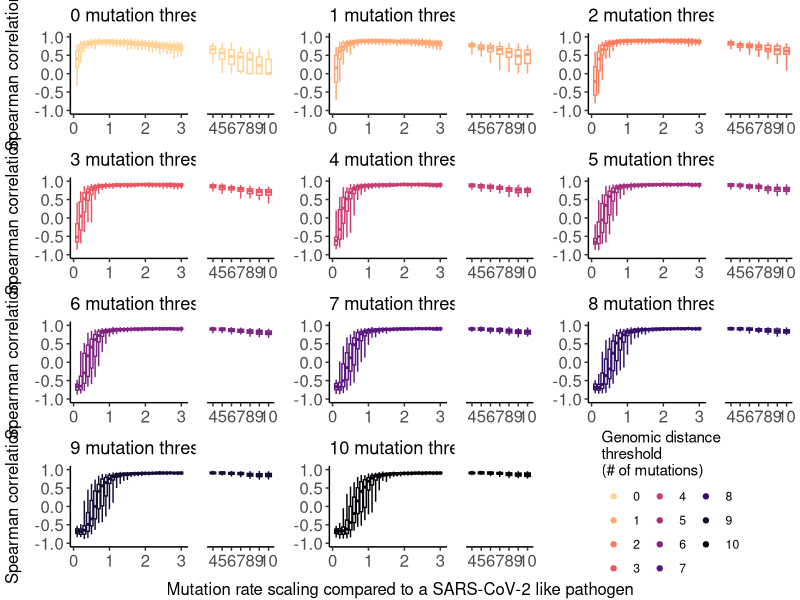

Here is the R script that generated this plot:
library(tidyverse)
library(ggpubr)
library(RColorBrewer)

## Load dataframe with correlation coefficient per simulated dataset
df_cor_RR_by_mut_rate <- read_csv('../results_remaster/df_summary_impact_mutation_rate.csv')



## Plot parameters
width_left <- 0.08
dodge_left <- 0.6
width_right <- 0.6
dodge_right <- 0.6

## Make plot for each distance threshold
list_plots <- lapply(0:10, FUN = function(curr_threshold){
  curr_df_RR <- df_cor_RR_by_mut_rate %>% 
    filter(n_mut_threshold == curr_threshold) %>% 
    group_by(n_mut_threshold, mut_rate_scaling) %>% 
    summarise(y05 = quantile(cor_spearman, 0.025),
              y25 = quantile(cor_spearman, 0.25),
              y50 = quantile(cor_spearman, 0.5),
              y75 = quantile(cor_spearman, 0.75),
              y95 = quantile(cor_spearman, 0.975)) %>% 
    mutate(`Mut. threshold` = n_mut_threshold) 

  left_plot <- curr_df_RR %>% 
    filter(mut_rate_scaling <= 3.) %>% 
    ggplot(aes(x = mut_rate_scaling, colour = as.factor(n_mut_threshold))) +
    geom_boxplot(aes(ymin = y05, lower = y25, middle = y50, upper = y75, ymax = y95,
                     group = interaction(n_mut_threshold, mut_rate_scaling)),
                 stat = "identity", position = position_dodge(dodge_left), 
                 width = width_left
    ) +
    scale_x_continuous(name = 'Mutation rate scaling', breaks = seq(0., 10., 1)) +
    scale_y_continuous(name = 'Spearman correlation',
                       breaks = seq(-1, 1., 0.5),
                       limits = c(-1, 1.)) + 
    scale_colour_manual(breaks = c(0:10),
                        values =  rev(viridis::magma(12)[-12]),
                        name = 'Genomic distance\nthreshold\n(# of mutations)') +
    theme_classic() +
    theme(legend.position = 'none',
          axis.text = element_text(size = 12), 
          axis.title = element_blank()) +
    ggtitle(paste0(curr_threshold, ' mutation threshold'))
  
  right_plot <- curr_df_RR %>% 
    filter(mut_rate_scaling > 3.) %>% 
    ggplot(aes(x = mut_rate_scaling, colour = as.factor(n_mut_threshold))) +
    geom_boxplot(aes(ymin = y05, lower = y25, middle = y50, upper = y75, ymax = y95,
                     group = interaction(n_mut_threshold, mut_rate_scaling)),
                 stat = "identity", position = position_dodge(dodge_right), 
                 width = width_right
    ) +
    scale_x_continuous(name = 'Mutation rate scaling', breaks = seq(0., 10., 1)) +
    scale_y_continuous(name = 'Spearman correlation',
                       breaks = seq(-1, 1., 0.5),
                       limits = c(-1, 1.)) + 
    scale_colour_manual(breaks = c(0:10),
                        values =  rev(viridis::magma(12)[-12]),
                        name = 'Genomic distance\nthreshold\n(# of mutations)') +
    theme_classic() +
    theme(axis.text = element_text(size = 12), 
          axis.title.x = element_blank(), 
          axis.line.y = element_blank(),
          axis.title = element_blank(),
          axis.ticks.y = element_blank(),
          axis.text.y = element_blank()
    )+
    ggtitle('')
  
  
  ggarrange(left_plot + coord_cartesian(ylim = c(-1., 1.)), 
            right_plot + coord_cartesian(ylim = c(-1., 1.)), legend = 'none', widths = c(2., 1.))
})

## Plot for the legend
plt_with_legend <- tibble(n_mut_threshold = 0:10) %>% 
  ggplot(aes(x = n_mut_threshold, y = n_mut_threshold,
             colour = as.factor(n_mut_threshold))) +
  geom_point(alpha = 0) +
  scale_colour_manual(breaks = c(0:10),
                      values =  rev(viridis::magma(12)[-12]),
                      name = 'Genomic distance\nthreshold\n(# of mutations)') +
  guides(colour = guide_legend(override.aes = list(alpha=1), ncol = 3)) +
  theme_void() +
  theme(legend.position = c(0.5, 0.5))

## Panel with thresholds
panel_all_thresholds <- ggarrange(
  ggarrange(plotlist = list_plots[1:3], ncol = 3) %>% annotate_figure(left = 'Spearman correlation'),
  ggarrange(plotlist = list_plots[4:6], ncol = 3) %>% annotate_figure(left = 'Spearman correlation'),
  ggarrange(plotlist = list_plots[7:9], ncol = 3) %>% annotate_figure(left = 'Spearman correlation'),
  ggarrange(list_plots[10][[1]], list_plots[11][[1]], plt_with_legend,  ncol = 3) %>% annotate_figure(left = 'Spearman correlation'),
  nrow = 4
) %>% 
  annotate_figure(bottom = text_grob('Mutation rate scaling compared to a SARS-CoV-2 like pathogen'))


# png('../mutation_rate_hamming_distance_threshold_v2.png', height = 8, width = 11.5,
#     res = 350, units = 'in')
plot(panel_all_thresholds)
#dev.off()